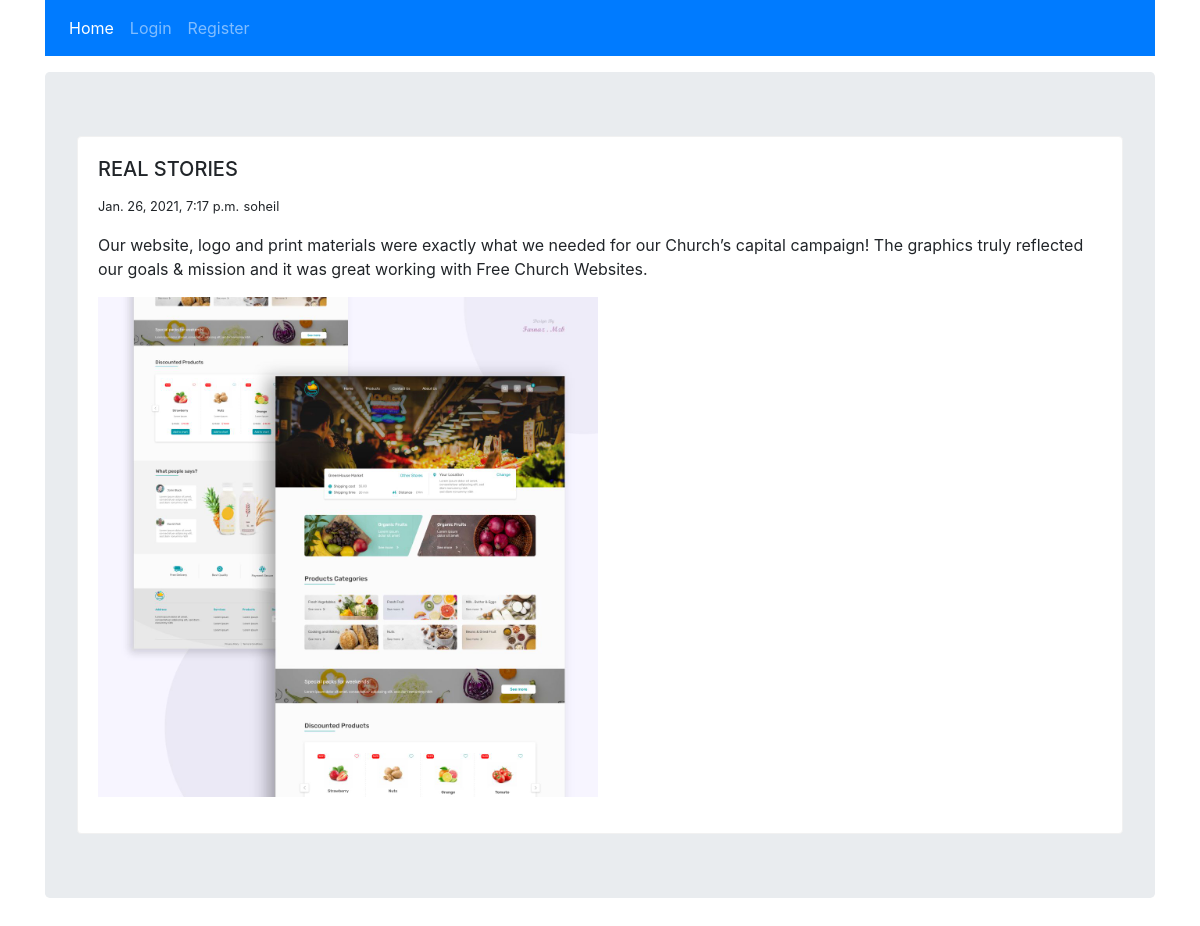
The page /3/real-stories on the database its author committed.
### blog/models.py (models this page shows, shortened)
class Article(models.Model):
    STATUS = (
        ('draft','Draft'),
        ('publish','Publish')
    )
    writer = models.ForeignKey(User,on_delete= models.CASCADE)
    title = models.CharField(max_length=150)
    slug = models.SlugField(max_length=150 ,unique=True,allow_unicode=True)
    body = RichTextUploadingField()
    publish = models.DateTimeField(default=timezone.now)
    created = models.DateTimeField(auto_now_add=True)
    updated = models.DateTimeField(auto_now=True)
    status = models.CharField(max_length=20,choices=STATUS,default='draft')
    objects = models.Manager()
    published = PublishArticleManager()

### blog/views.py (the view)
# urls.py: path('<int:id>/<slug:slug>' , views.article_detail , name = 'article_detail')
def article_detail(request,id,slug):
    article = get_object_or_404(Article , id = id , slug = slug)
    return render(request,'blog/article_detail.html',{'article':article})

### blog/templates/blog/article_detail.html
{% extends 'base.html' %}
{% load static %}
{% block styles %}
    <link rel="stylesheet" href="{% static 'blog/style/style.css' %}">
{% endblock %}
{% block content %}
<div class="row">
    <div class="col-12">
        <div class="card">
            <div class="card-body">
                <h5 class="card-title">{{article.title}}</h5>
                <small class="card-text">{{article.created}}</small>
                <small class="card-text">{{article.writer}}</small>
                <p class="card-text">{{article.body|safe}}</p>
            </div>
        </div>
    </div>
</div>
{% endblock %}

### blog/static/blog/style/style.css (style rules this page uses)
.card { border: 1px solid #f1f1f1; }

### rows shown on the page
Article: title "REAL STORIES", created "Jan. 26, 2021, 7:17 p.m.", writer "soheil", body "Our website, logo and print materials were exactly what we needed for our Church’s capital campaign! The graphics truly reflected our goals & mission and it was great working with Free Church Websites.", body (picture)
